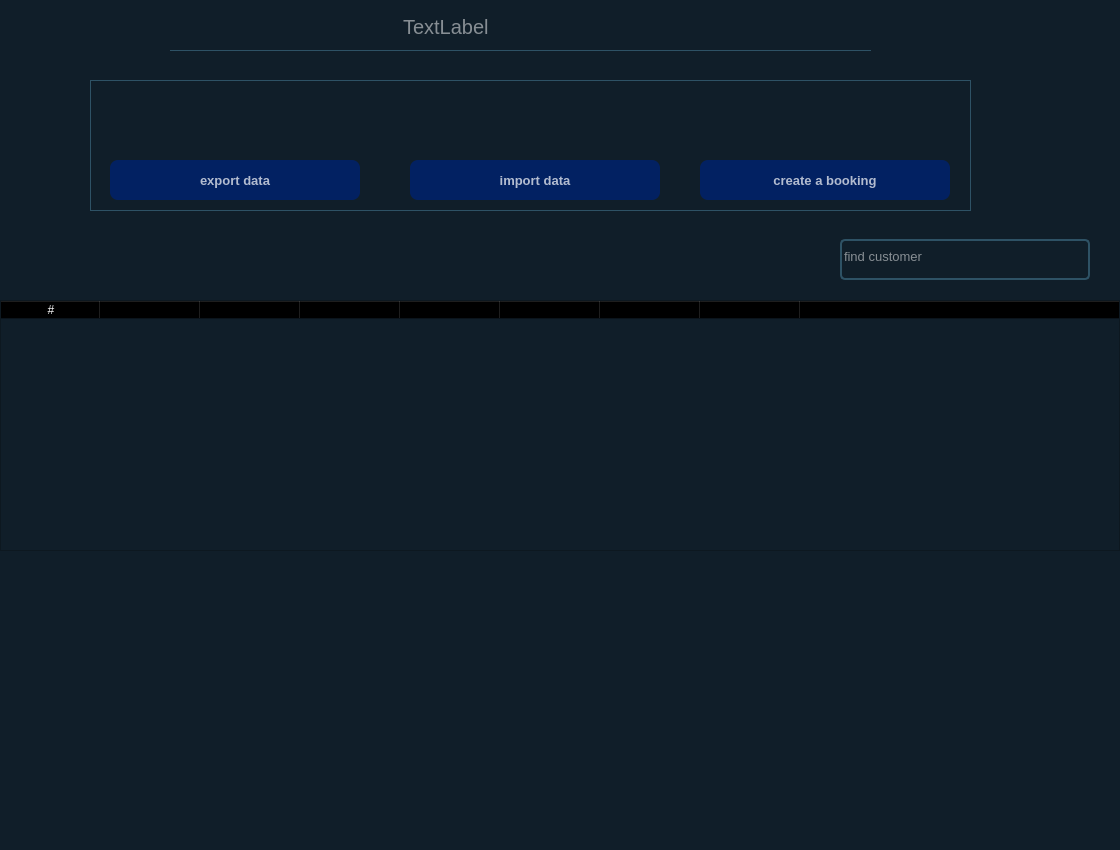
<?xml version="1.0" encoding="UTF-8"?>
<ui version="4.0">
 <class>MainWindow</class>
 <widget class="QMainWindow" name="MainWindow">
  <property name="geometry">
   <rect>
    <x>0</x>
    <y>0</y>
    <width>1120</width>
    <height>850</height>
   </rect>
  </property>
  <property name="windowTitle">
   <string>BOOKINGS APP</string>
  </property>
  <property name="styleSheet">
   <string notr="true">background-color:rgba(16, 30, 41, 240);</string>
  </property>
  <widget class="QWidget" name="centralwidget">
   <widget class="QLabel" name="title">
    <property name="geometry">
     <rect>
      <x>170</x>
      <y>10</y>
      <width>701</width>
      <height>41</height>
     </rect>
    </property>
    <property name="styleSheet">
     <string notr="true">border:1px solid rgba(0, 0, 0, 0);
border-bottom-color:rgba(46, 82, 101, 255);
color:rgba(255, 255, 255,0.5);
padding-bottom:7px;
font-size: 20px;
text-align: center;</string>
    </property>
    <property name="text">
     <string>                                         TextLabel</string>
    </property>
   </widget>
   <widget class="QLabel" name="label_3">
    <property name="geometry">
     <rect>
      <x>90</x>
      <y>80</y>
      <width>881</width>
      <height>131</height>
     </rect>
    </property>
    <property name="styleSheet">
     <string notr="true">border:1px solid rgba(46, 82, 101, 255);
color:rgba(255, 255, 255,0.5);
padding-bottom:7px;
font-size: 20px;
text-align: center;</string>
    </property>
    <property name="text">
     <string/>
    </property>
   </widget>
   <widget class="QTableWidget" name="tableWidget">
    <property name="geometry">
     <rect>
      <x>0</x>
      <y>300</y>
      <width>1120</width>
      <height>251</height>
     </rect>
    </property>
    <property name="autoFillBackground">
     <bool>true</bool>
    </property>
    <property name="styleSheet">
     <string notr="true">background-color:rgba(16, 30, 41, 240);
color:rgba(255, 255, 255,0.5);
QHeaderView::section{
background-color: rgba(16, 30, 41, 240);
}
</string>
    </property>
    <property name="sortingEnabled">
     <bool>true</bool>
    </property>
    <property name="columnCount">
     <number>9</number>
    </property>
    <attribute name="horizontalHeaderCascadingSectionResizes">
     <bool>true</bool>
    </attribute>
    <attribute name="horizontalHeaderMinimumSectionSize">
     <number>45</number>
    </attribute>
    <attribute name="horizontalHeaderStretchLastSection">
     <bool>true</bool>
    </attribute>
    <attribute name="verticalHeaderStretchLastSection">
     <bool>true</bool>
    </attribute>
    <column>
     <property name="text">
      <string>#</string>
     </property>
     <property name="foreground">
      <brush brushstyle="SolidPattern">
       <color alpha="255">
        <red>255</red>
        <green>255</green>
        <blue>255</blue>
       </color>
      </brush>
     </property>
    </column>
    <column>
     <property name="text">
      <string>name</string>
     </property>
    </column>
    <column>
     <property name="text">
      <string>email</string>
     </property>
    </column>
    <column>
     <property name="text">
      <string>phone number</string>
     </property>
    </column>
    <column>
     <property name="text">
      <string>gender</string>
     </property>
    </column>
    <column>
     <property name="text">
      <string>departure city</string>
     </property>
    </column>
    <column>
     <property name="text">
      <string>destination city</string>
     </property>
    </column>
    <column>
     <property name="text">
      <string>ticket #</string>
     </property>
    </column>
    <column>
     <property name="text">
      <string>seat pos</string>
     </property>
    </column>
   </widget>
   <widget class="QLineEdit" name="searchbar">
    <property name="geometry">
     <rect>
      <x>840</x>
      <y>239</y>
      <width>250</width>
      <height>41</height>
     </rect>
    </property>
    <property name="font">
     <font>
      <pointsize>10</pointsize>
     </font>
    </property>
    <property name="styleSheet">
     <string notr="true">background-color:rgba(0, 0, 0, 0);
border:2px solid rgba(46, 82, 101, 255);
border-radius: 5px;
color:rgb(255, 255, 255);
padding-bottom:7px</string>
    </property>
    <property name="placeholderText">
     <string>find customer</string>
    </property>
   </widget>
   <widget class="QPushButton" name="pushButton">
    <property name="geometry">
     <rect>
      <x>700</x>
      <y>160</y>
      <width>250</width>
      <height>40</height>
     </rect>
    </property>
    <property name="font">
     <font>
      <pointsize>10</pointsize>
      <weight>75</weight>
      <bold>true</bold>
     </font>
    </property>
    <property name="styleSheet">
     <string notr="true">background-color: rgb(2,33,98);
border-radius:8px;
color: rgba(255,255,255,0.7);
</string>
    </property>
    <property name="text">
     <string>create a booking</string>
    </property>
   </widget>
   <widget class="QPushButton" name="pushButton_2">
    <property name="geometry">
     <rect>
      <x>410</x>
      <y>160</y>
      <width>250</width>
      <height>40</height>
     </rect>
    </property>
    <property name="font">
     <font>
      <pointsize>10</pointsize>
      <weight>75</weight>
      <bold>true</bold>
     </font>
    </property>
    <property name="styleSheet">
     <string notr="true">background-color: rgb(2,33,98);
border-radius:8px;
color: rgba(255,255,255,0.7);</string>
    </property>
    <property name="text">
     <string>import data</string>
    </property>
   </widget>
   <widget class="QPushButton" name="pushButton_3">
    <property name="geometry">
     <rect>
      <x>110</x>
      <y>160</y>
      <width>250</width>
      <height>40</height>
     </rect>
    </property>
    <property name="font">
     <font>
      <pointsize>10</pointsize>
      <weight>75</weight>
      <bold>true</bold>
     </font>
    </property>
    <property name="styleSheet">
     <string notr="true">background-color: rgb(2,33,98);
border-radius:8px;
color: rgba(255,255,255,0.7);</string>
    </property>
    <property name="text">
     <string>export data</string>
    </property>
   </widget>
  </widget>
  <widget class="QMenuBar" name="menubar">
   <property name="geometry">
    <rect>
     <x>0</x>
     <y>0</y>
     <width>1120</width>
     <height>21</height>
    </rect>
   </property>
  </widget>
  <widget class="QStatusBar" name="statusbar"/>
 </widget>
 <resources/>
 <connections/>
</ui>
